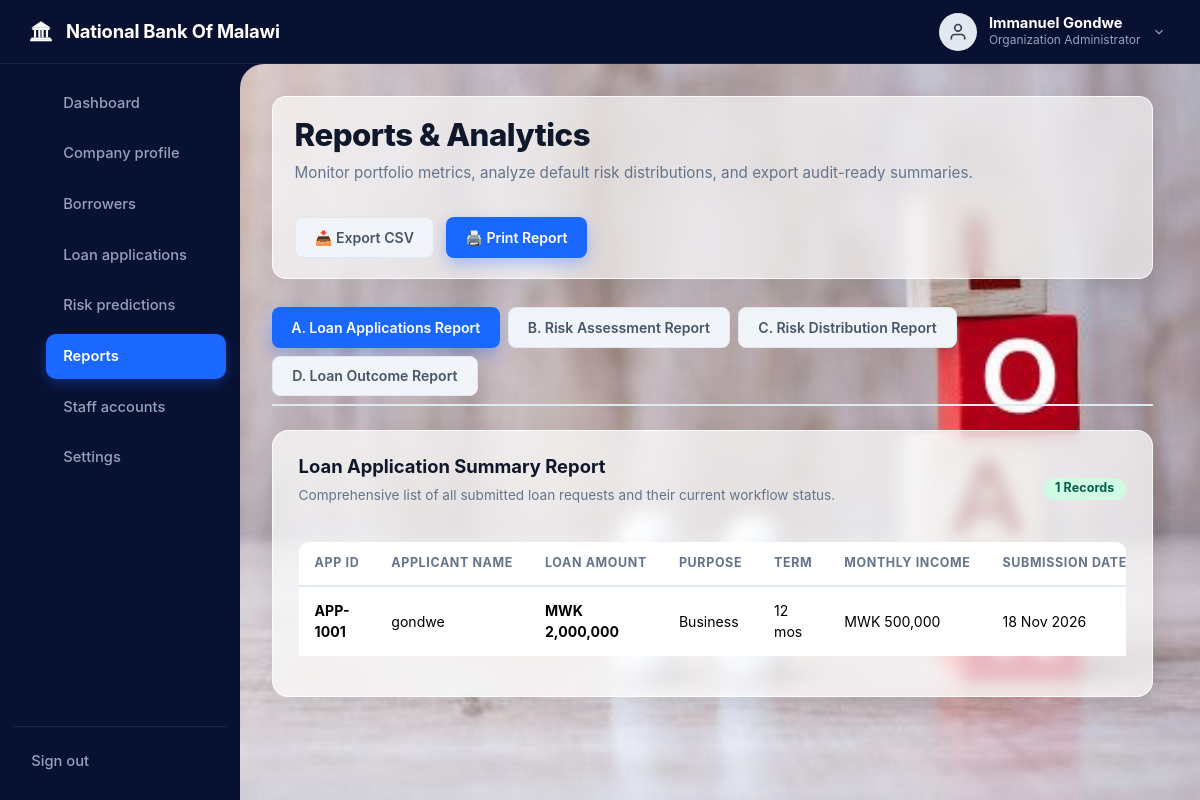
The page /reports (signed in) on the database its author committed.
### models.py (models this page shows, shortened)
class Organization(db.Model):
    __tablename__ = 'organizations'
    id = db.Column(db.Integer, primary_key=True)
    org_code = db.Column(db.String(30), unique=True, nullable=False) # e.g. ORG-1001
    name = db.Column(db.String(150), nullable=False)
    org_type = db.Column(db.String(80), nullable=False, default='Microfinance Institution') # Bank, MFI, SACCO, Fintech
    email = db.Column(db.String(150), nullable=False)
    phone = db.Column(db.String(50), nullable=False)
    location = db.Column(db.String(100), nullable=True)
    address = db.Column(db.String(255), nullable=True)
    logo_path = db.Column(db.String(255), nullable=True)
    verification_status = db.Column(db.String(30), nullable=False, default='Pending Approval')
    created_at = db.Column(db.DateTime, default=utc_now)
    users = db.relationship('User', backref='organization', lazy=True, cascade='all, delete-orphan')
    applicants = db.relationship('Applicant', backref='organization', lazy=True, cascade='all, delete-orphan')
    applications = db.relationship('LoanApplication', backref='organization', lazy=True, cascade='all, delete-orphan')
    audit_logs = db.relationship('AuditLog', backref='organization', lazy=True, cascade='all, delete-orphan')

class User(UserMixin, db.Model):
    __tablename__ = 'users'
    id = db.Column(db.Integer, primary_key=True)
    organization_id = db.Column(db.Integer, db.ForeignKey('organizations.id'), nullable=True) # Null for Platform Owner
    user_code = db.Column(db.String(20), unique=True, nullable=False) # e.g. USR-001
    name = db.Column(db.String(150), nullable=False)
    email = db.Column(db.String(150), unique=True, nullable=False)
    phone_number = db.Column(db.String(20), nullable=True)
    national_id = db.Column(db.String(30), unique=True, nullable=True)
    password = db.Column(db.String(255), nullable=False)
    role = db.Column(db.String(50), nullable=False, default='Loan Officer') # Platform Owner, Organization Administrator, Loan Officer, Manager, Auditor
    status = db.Column(db.String(20), nullable=False, default='Active') # Active, Inactive, Suspended
    created_at = db.Column(db.DateTime, default=utc_now)
    last_login = db.Column(db.DateTime, nullable=True)
    registered_applicants = db.relationship('Applicant', backref='registered_by_user', lazy=True)
    loan_applications = db.relationship('LoanApplication', backref='created_by_user', lazy=True)
    predictions = db.relationship('RiskPrediction', backref='assessed_by_user', lazy=True)
    decisions = db.relationship('LoanDecision', backref='decided_by_user', lazy=True)
    @property
    def is_platform_owner(self):
        return self.role == 'Platform Owner'
    @property
    def is_org_admin(self):
        return self.role in ['Organization Administrator', 'Administrator', 'Platform Owner']

class LoanApplication(db.Model):
    __tablename__ = 'loan_applications'
    __table_args__ = (
        UniqueConstraint(
            'organization_id',
            'applicant_id',
            name='uq_loan_applications_one_per_borrower'
        ),
    )
    id = db.Column(db.Integer, primary_key=True)
    organization_id = db.Column(db.Integer, db.ForeignKey('organizations.id'), nullable=True) # Tenant scope
    app_id = db.Column(db.String(30), nullable=False) # e.g. APP-1001
    applicant_id = db.Column(db.Integer, db.ForeignKey('applicants.id'), nullable=False)
    loan_amount = db.Column(db.Float, nullable=False) # in MWK
    loan_purpose = db.Column(db.String(100), nullable=False) # Business, Agriculture, Education, Personal, etc.
    loan_term = db.Column(db.Integer, nullable=False) # months (e.g. 12)
    interest_rate = db.Column(db.Float, nullable=False, default=18.0) # % APR
    monthly_income = db.Column(db.Float, nullable=False) # in MWK
    existing_monthly_debt = db.Column(db.Float, nullable=False, default=0.0) # in MWK
    credit_history_status = db.Column(
        db.String(30),
        nullable=False,
        default='Not checked'
    )
    prior_loan_count = db.Column(db.Integer, nullable=True)
    prior_loans_repaid = db.Column(db.Integer, nullable=True)
    late_payments_12m = db.Column(db.Integer, nullable=True)
    max_days_past_due_12m = db.Column(db.Integer, nullable=True)
    previous_default = db.Column(db.Boolean, nullable=True)
    supporting_document_path = db.Column(db.String(255), nullable=True)
    whatsapp_approval_status = db.Column(
        db.String(30),
        nullable=False,
        default='Not sent'
    )
    whatsapp_approval_sent_at = db.Column(db.DateTime, nullable=True)
    whatsapp_approval_error = db.Column(db.String(255), nullable=True)
    whatsapp_approval_template = db.Column(db.String(100), nullable=True)
    status = db.Column(db.String(50), nullable=False, default='Pending') # Pending, Under Review, Assessed, Approved, Declined
    created_at = db.Column(db.DateTime, default=utc_now)
    created_by = db.Column(db.Integer, db.ForeignKey('users.id'), nullable=True)
    predictions = db.relationship('RiskPrediction', backref='loan_application', lazy=True, cascade='all, delete-orphan')
    decision = db.relationship('LoanDecision', backref='loan_application', uselist=False, cascade='all, delete-orphan')

class Applicant(db.Model):
    __tablename__ = 'applicants'
    id = db.Column(db.Integer, primary_key=True)
    organization_id = db.Column(db.Integer, db.ForeignKey('organizations.id'), nullable=True) # Tenant scope
    applicant_id = db.Column(db.String(30), nullable=False) # e.g. CUST-1001 (Unique within org)
    full_name = db.Column(db.String(150), nullable=False)
    phone_number = db.Column(db.String(50), nullable=False)
    email = db.Column(db.String(150), nullable=False)
    age = db.Column(db.Integer, nullable=False)
    gender = db.Column(db.String(30), nullable=True)
    national_id = db.Column(db.String(30), nullable=True)
    employment_status = db.Column(db.String(50), nullable=False) # Employed, Self-Employed, Business Owner, Unemployed, Contract
    monthly_income = db.Column(db.Float, nullable=False) # in MWK
    employment_duration = db.Column(db.Float, nullable=False) # in years
    existing_debt = db.Column(db.Float, nullable=False, default=0.0)
    credit_history = db.Column(db.Text, nullable=True)
    whatsapp_opt_in = db.Column(db.Boolean, nullable=False, default=False)
    residential_area = db.Column(db.String(150), nullable=False)
    supporting_document_path = db.Column(db.String(255), nullable=True)
    registration_date = db.Column(db.DateTime, default=utc_now)
    registered_by = db.Column(db.Integer, db.ForeignKey('users.id'), nullable=True)
    applications = db.relationship('LoanApplication', backref='applicant', lazy=True, cascade='all, delete-orphan')

### main.py (the view)
@main.route('/reports')
@login_required
def reports():
    org_id = current_user.organization_id
    tab = request.args.get('tab', 'applications')
    if tab not in {'applications', 'predictions', 'distribution', 'outcomes'}:
        tab = 'applications'
    applications = LoanApplication.query.filter_by(organization_id=org_id).order_by(LoanApplication.created_at.desc()).all()
    predictions = RiskPrediction.query.filter_by(organization_id=org_id).order_by(RiskPrediction.assessment_date.desc()).all()
    total_apps = len(applications)
    total_assessed = len(predictions)
    low_risk_count = sum(1 for p in predictions if p.risk_category == 'Low Risk')
    med_risk_count = sum(1 for p in predictions if p.risk_category == 'Medium Risk')
    high_risk_count = sum(1 for p in predictions if p.risk_category == 'High Risk')
    low_risk_share = (low_risk_count / total_assessed * 100) if total_assessed else 0
    med_risk_share = (med_risk_count / total_assessed * 100) if total_assessed else 0
    high_risk_share = (high_risk_count / total_assessed * 100) if total_assessed else 0
    return render_template(
        'reports.html',
        tab=tab,
        applications=applications,
        predictions=predictions,
        total_apps=total_apps,
        total_assessed=total_assessed,
        low_risk_count=low_risk_count,
        med_risk_count=med_risk_count,
        high_risk_count=high_risk_count,
        low_risk_share=low_risk_share,
        med_risk_share=med_risk_share,
        high_risk_share=high_risk_share,
        generated_at=datetime.now(),
        active_page='reports'
    )

### templates/reports.html (shortened to what this page needs)
{% extends "base.html" %}
{% set report_title_map = {
  'applications': 'Loan Applications Report',
  'predictions': 'Risk Assessment Report',
  'distribution': 'Risk Distribution Report',
  'outcomes': 'Loan Outcome Report'
} %}
{% set selected_report_title = report_title_map.get(tab, 'Loan Applications Report') %}
{% block content %}
<div class="dashboard-viewport">
  {% include 'header.html' %}
  <div class="dashboard-body-container">
    {% include 'sidebar.html' %}
    <main class="dashboard-main-content">
      <div class="workspace-header-row">
        <div>
          <h1 class="welcome-heading">Reports &amp; Analytics</h1>
          <p class="welcome-subtext">Monitor portfolio metrics, analyze default risk distributions, and export audit-ready summaries.</p>
        </div>
        <div style="display: flex; gap: 0.75rem;">
          <a href="{{ url_for('main.export_report_csv', report_type=tab) }}" class="btn btn-secondary">
            📥 Export CSV
          </a>
          <button type="button" class="btn btn-hero-primary print-action" onclick="window.print()" aria-label="Print the selected report">
            🖨️ Print Report
          </button>
        </div>
      </div>
      <div class="report-tabs no-print" aria-label="Report tabs" style="display: flex; gap: 0.5rem; margin-bottom: 1.5rem; border-bottom: 2px solid #e2e8f0; padding-bottom: 0.5rem; flex-wrap: wrap;">
        <a href="{{ url_for('main.reports', tab='applications') }}" class="btn {% if tab == 'applications' %}btn-hero-primary{% else %}btn-secondary{% endif %}" style="border-radius: 8px; padding: 0.55rem 1.2rem; font-size: 0.88rem;">
          A. Loan Applications Report
        </a>
        <a href="{{ url_for('main.reports', tab='predictions') }}" class="btn {% if tab == 'predictions' %}btn-hero-primary{% else %}btn-secondary{% endif %}" style="border-radius: 8px; padding: 0.55rem 1.2rem; font-size: 0.88rem;">
          B. Risk Assessment Report
        </a>
        <a href="{{ url_for('main.reports', tab='distribution') }}" class="btn {% if tab == 'distribution' %}btn-hero-primary{% else %}btn-secondary{% endif %}" style="border-radius: 8px; padding: 0.55rem 1.2rem; font-size: 0.88rem;">
          C. Risk Distribution Report
        </a>
        <a href="{{ url_for('main.reports', tab='outcomes') }}" class="btn {% if tab == 'outcomes' %}btn-hero-primary{% else %}btn-secondary{% endif %}" style="border-radius: 8px; padding: 0.55rem 1.2rem; font-size: 0.88rem;">
          D. Loan Outcome Report
        </a>
      </div>
      {% if tab == 'applications' %}
      <div class="chart-card-box">
        <div style="display: flex; justify-content: space-between; align-items: center; margin-bottom: 1.25rem;">
          <div>
            <h3 style="font-size: 1.15rem; font-weight: 700; color: #0f172a;">Loan Application Summary Report</h3>
            <p style="font-size: 0.85rem; color: #64748b;">Comprehensive list of all submitted loan requests and their current workflow status.</p>
          </div>
          <span class="badge badge-low">{{ applications|length }} Records</span>
        </div>
        <div class="table-responsive">
          <table class="table">
            <thead>
              <tr>
                <th>App ID</th>
                <th>Applicant Name</th>
                <th>Loan Amount</th>
                <th>Purpose</th>
                <th>Term</th>
                <th>Monthly Income</th>
                <th>Submission Date</th>
              </tr>
            </thead>
            <tbody>
              {% for a in applications %}
              <tr>
                <td><strong>{{ a.app_id }}</strong></td>
                <td>{{ a.applicant.full_name if a.applicant else 'Unknown' }}</td>
                <td><strong>MWK {{ '{:,.0f}'.format(a.loan_amount) }}</strong></td>
                <td>{{ a.loan_purpose }}</td>
                <td>{{ a.loan_term }} mos</td>
                <td>MWK {{ '{:,.0f}'.format(a.monthly_income) }}</td>
                <td>{{ a.created_at.strftime('%d %b %Y') }}</td>
              </tr>
              {% endfor %}
            </tbody>
          </table>
        </div>
      </div>
      {% endif %}
    </main>
  </div>
</div>
{% endblock %}

### templates/header.html (shortened to what this page needs)
<header class="dashboard-topbar">
  <div class="topbar-brand">
    <a href="{{ url_for('main.platform_admin' if current_user.is_platform_owner else 'main.profile') }}" style="display: flex; align-items: center; gap: 0.75rem; color: #ffffff;">
      <span>{{ current_user.organization.name if current_user.organization else 'Platform Operations' }}</span>
    </a>
  </div>
  <div class="topbar-right">
    <a href="{{ url_for('main.view_profile') }}" class="user-profile-menu" aria-label="View profile for {{ current_user.name }}" title="View profile">
      <div class="user-avatar-circle">
        <svg width="20" height="20" viewBox="0 0 24 24" fill="none" stroke="currentColor" stroke-width="2"><path d="M20 21v-2a4 4 0 0 0-4-4H8a4 4 0 0 0-4 4v2"></path><circle cx="12" cy="7" r="4"></circle></svg>
      </div>
      <div class="user-text-info">
        <div class="user-name-title">{{ current_user.name }}</div>
        <div class="user-role-subtitle">{{ current_user.role }}</div>
      </div>
      <svg width="14" height="14" viewBox="0 0 24 24" fill="none" stroke="#94a3b8" stroke-width="2"><polyline points="6 9 12 15 18 9"></polyline></svg>
    </a>
  </div>
</header>

### rows shown on the page
Organization: organization "National Bank Of Malawi"
User: name "Immanuel Gondwe", role "Organization Administrator"
LoanApplication: app_id "APP-1001", applicant "gondwe", loan_amount "2,000,000", loan_purpose "Business", loan_term "12", monthly_income "500,000", created_at "18 Nov 2026"

### other values the page prints
{{ applications|length }} "1"
